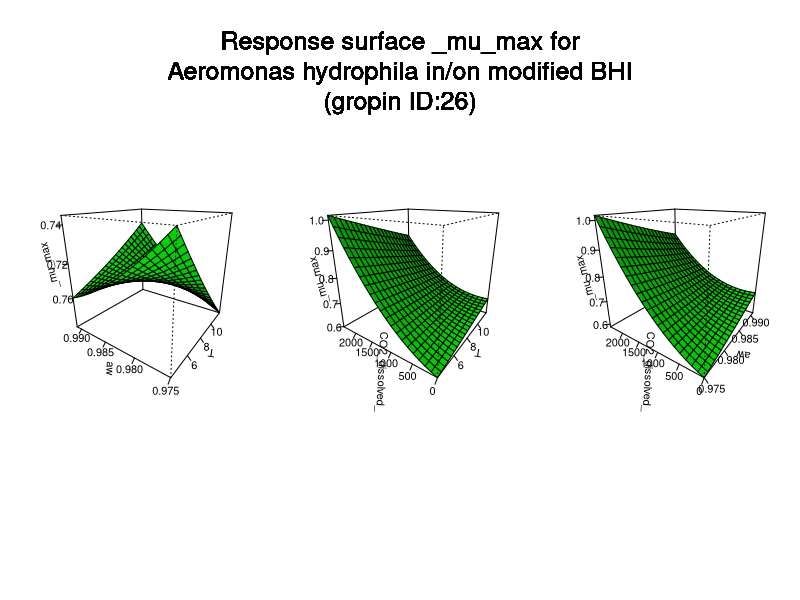

Recreate this plot in R.
#############################
# start of Parameter script
#############################
T <- seq(4.004,11.988011988012,length.out=21)
aw <- seq(0.974974,0.991008991008991,length.out=21)
CO2_dissolved_ <- seq(0,2408.59140859141,length.out=21)
#############################
# end of Parameter script
#############################
############################# 
# start of Model script Gropin ID 26 
#############################
 
# constant coefficients for this model
Im <- 74.6
m1 <- -0.74
m2 <- 5.7000000000000002E-3
m3 <- -151
m4 <- 0.000124
m5 <- 4.62e-08
m6 <- 77
m7 <- -1e-05
m8 <- 0.76
m9 <- -0.0057
 
variables <- data.frame(T,aw,CO2_dissolved_)
argumentsPar <- expand.grid(variables)
 
# heart of the model
response_surface <- function(T,aw,CO2_dissolved_) {
   mumax <-(Im+(m1*T)+(m2*CO2_dissolved_)+(m3*aw)+(m4*(T^2))+(m5*(CO2_dissolved_^2))+(m6*(aw^2))+(m7*T*CO2_dissolved_)+(m8*T*aw)+(m9*CO2_dissolved_*aw))

return(mumax=mumax)
} 

# output parameters
responseSurface <- cbind(argumentsPar,response_surface(argumentsPar['T'],argumentsPar['aw'],argumentsPar['CO2_dissolved_']))
colnames(responseSurface) <- c(colnames(argumentsPar),'mumax')
#############################
# End of Model script
#############################
############################# 
# start of Visualisation script Gropin ID 26 
#############################
argPar1 <- expand.grid(T,aw)
argPar2 <- expand.grid(T,CO2_dissolved_)
argPar3 <- expand.grid(aw,CO2_dissolved_)
z1 <- matrix(unlist(response_surface(argPar1[1],argPar1[2],CO2_dissolved_[10])),nrow=21)
z2 <- matrix(unlist(response_surface(argPar2[1],aw[10],argPar2[2])),nrow=21)
z3 <- matrix(unlist(response_surface(T[10],argPar3[1],argPar3[2])),nrow=21)
par(mfrow = c(1,3))
persp(T,aw,z1,col = 'green',xlab='T',ylab='aw',zlab='_mu_max',theta=305,phi=20,shade=0.25,ticktype = 'detailed')
persp(T,CO2_dissolved_,z2,col = 'green',xlab='T',ylab='CO2_dissolved_',zlab='_mu_max',theta=305,phi=20,shade=0.25,ticktype = 'detailed')
persp(aw,CO2_dissolved_,z3,col = 'green',xlab='aw',ylab='CO2_dissolved_',zlab='_mu_max',theta=305,phi=20,shade=0.25,ticktype = 'detailed')
mtext('Response surface _mu_max for
Aeromonas hydrophila in/on modified BHI
(gropin ID:26)',outer=T,  cex=1.5, line=-8.5, side=3)
#############################
# End of Visualisation script
#############################
